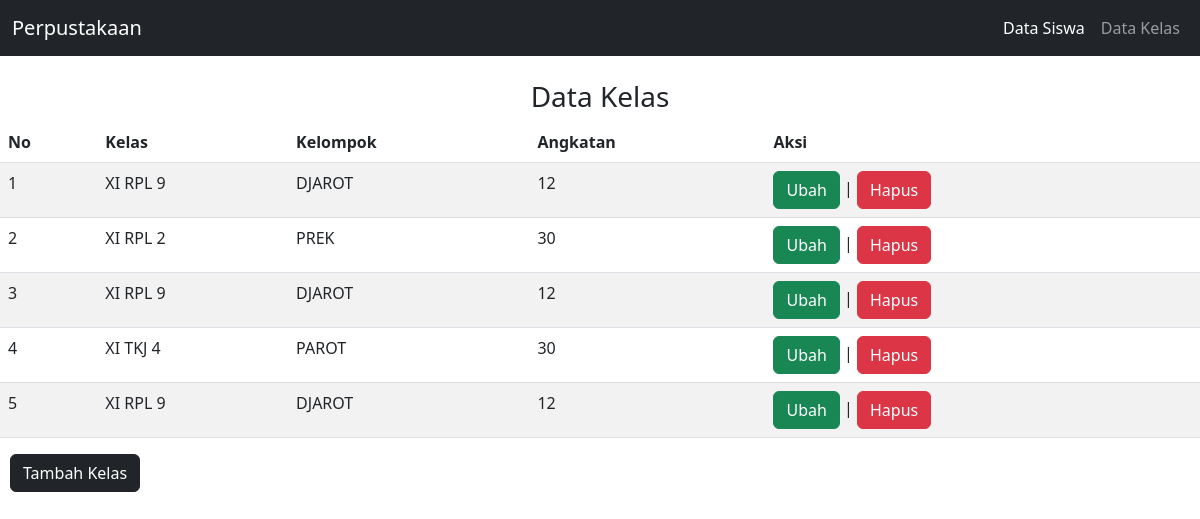
Page /perpustakaan/tampil_kelas.php on the committed database.
### tables this page shows
CREATE TABLE `siswa` (
  `id_siswa` int(100) NOT NULL,
  `nama_siswa` varchar(50) DEFAULT NULL,
  `tanggal_lahir` date DEFAULT NULL,
  `gender` enum('L','P') NOT NULL,
  `alamat` text NOT NULL,
  `username` varchar(255) NOT NULL,
  `password` varchar(255) NOT NULL,
  `id_kelas` int(11) NOT NULL
);

CREATE TABLE `kelas` (
  `id_kelas` int(11) NOT NULL,
  `nama_kelas` varchar(20) NOT NULL,
  `kelompok` varchar(20) NOT NULL,
  `angkatan` int(11) NOT NULL
);

### perpustakaan/tampil_kelas.php (the view, shortened to what this page needs)
<!DOCTYPE html>
<html lang="en">
<head>
    <link rel="stylesheet" href="css/bootstrap.min.css">
</head>
<body>
    <?php
    include "navbar.php";
    ?>
    <br>
    <h3 style="text-align: center;">Data Kelas</h3>
    <table class="table table-hover table-striped">
        <thead>
            <tr>
                <th>No</th>
                <th>Kelas</th>
                <th>Kelompok</th>
                <th>Angkatan</th>
                <th>Aksi</th>
            </tr>
        </thead>
        <tbody>
            <?php
            include "conncet.php";
            $qry_siswa = mysqli_query($myAdmin, "select * from siswa join kelas on kelas.id_kelas=siswa.id_kelas");
            $no = 0;
            while ($data_siswa = mysqli_fetch_array($qry_siswa)) {
                $no++; ?>
                <tr>
                    <td><?= $no ?></td>
                    <td><?= $data_siswa['nama_kelas'] ?></td>
                    <td><?= $data_siswa['kelompok'] ?></td>
                    <td><?= $data_siswa['angkatan'] ?></td>
                    <td>
                        <a href="ubah_siswa.php?id_siswa=<?= $data_siswa['id_kelas'] ?>" class="btn btn-success">Ubah</a> | <a href="hapus.php?id_siswa=<?= $data_siswa['id_kelas'] ?>" onclick="return confirm('Apakah anda yakin menghapus data ini?')" class="btn btn-danger">Hapus</a>
                    </td>
                </tr>
            <?php
            }
            ?>
        </tbody>
    </table>
    <a href="tambah_kelas.php"> <input type="submit" name="simpan" value="Tambah Kelas" class="btn btn-dark" style="margin-left: 10px;"></a>
</body>
</html>

### rows in the picture
siswa: id_kelas.nama_kelas "XI RPL 9", id_kelas.kelompok "DJAROT", id_kelas.angkatan "12"
siswa: id_kelas.nama_kelas "XI RPL 2", id_kelas.kelompok "PREK", id_kelas.angkatan "30"
siswa: id_kelas.nama_kelas "XI RPL 9", id_kelas.kelompok "DJAROT", id_kelas.angkatan "12"
siswa: id_kelas.nama_kelas "XI TKJ 4", id_kelas.kelompok "PAROT", id_kelas.angkatan "30"
siswa: id_kelas.nama_kelas "XI RPL 9", id_kelas.kelompok "DJAROT", id_kelas.angkatan "12"
